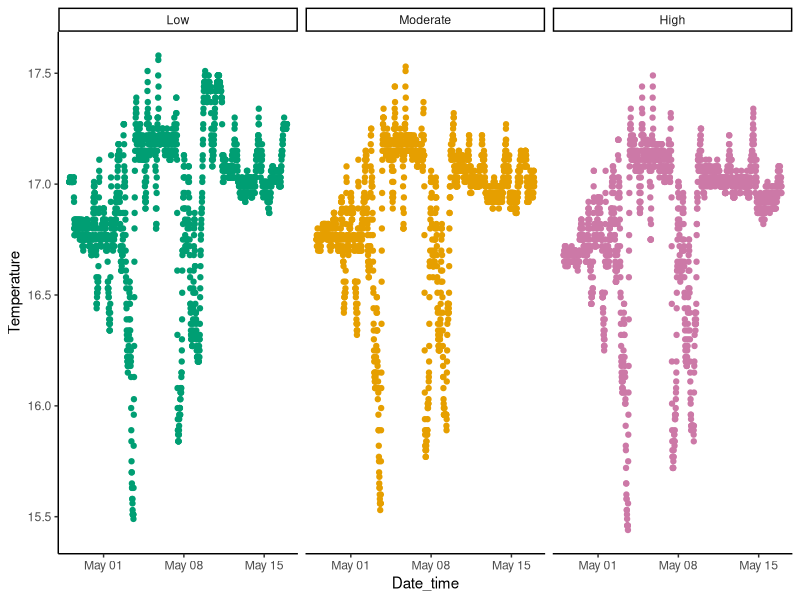
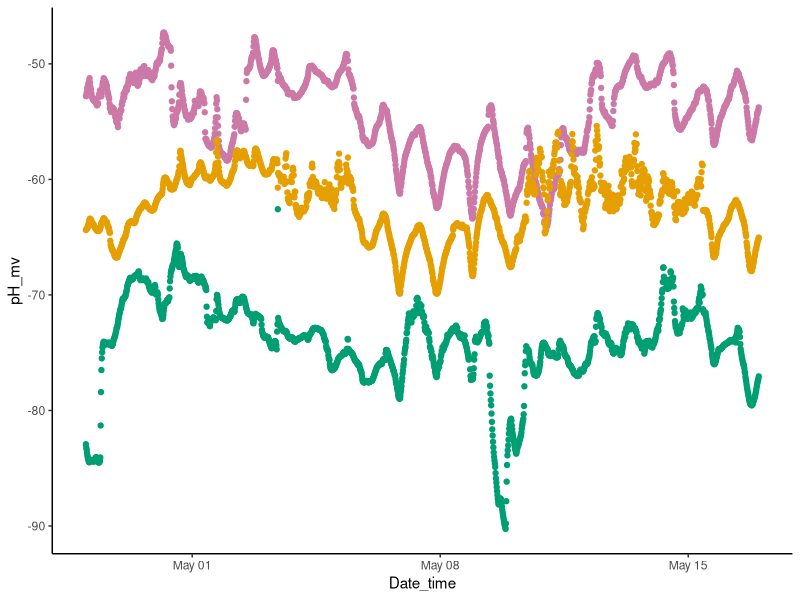
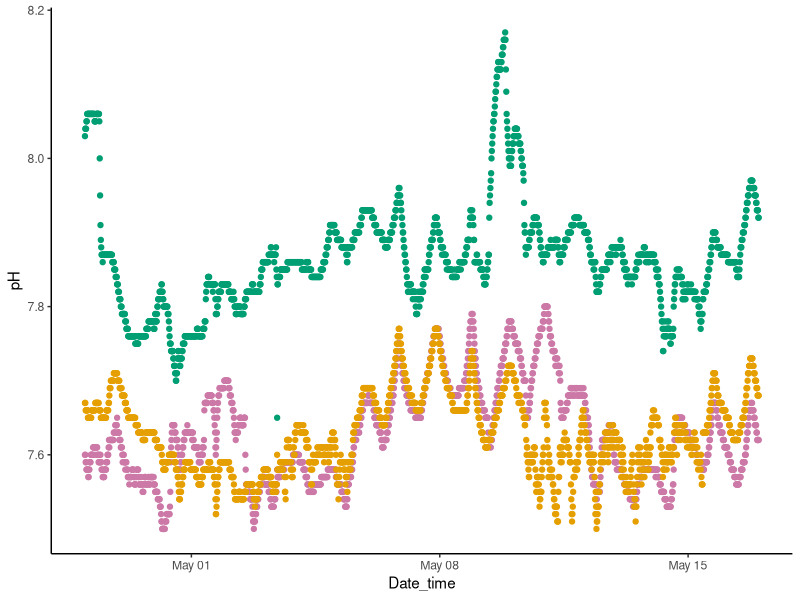
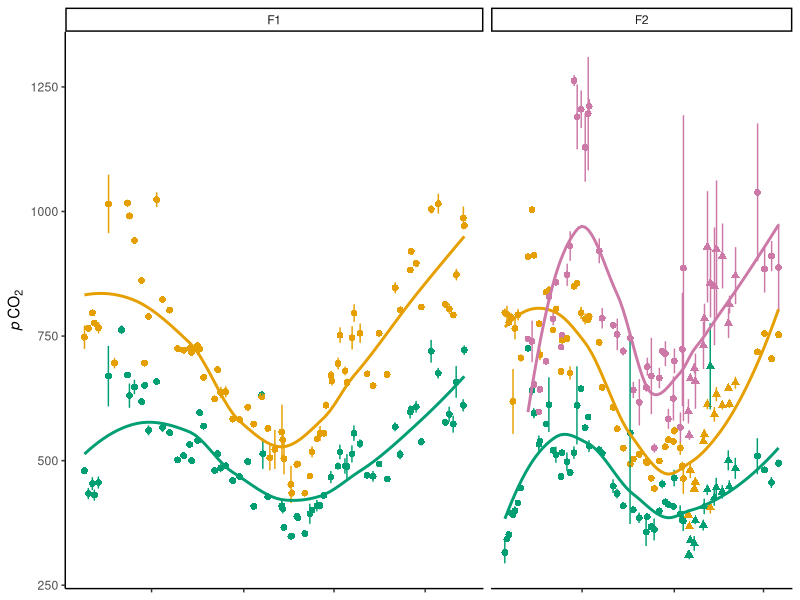
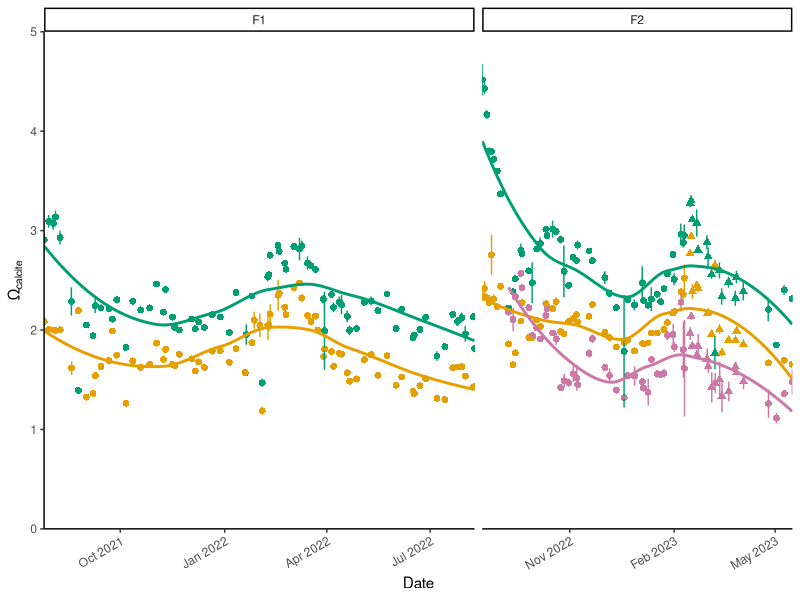

Reproduce these figures in R, in order. (Note: this script raises an error after producing the figures.)
## ---- chunk 1
library(dplyr)
library(lubridate)
library(ggplot2)
library(forcats)
library(ggpubr)
## ---- chunk 2

pH7_HOBOraw  <- read.csv("../Data/Seawater_chemistry/HOBO_sensors/raw_googledrive/pH_7.csv", head = T) %>% 
  dplyr::mutate(pCO2_treatment = 'High') %>% # call pCO2 treatment
  dplyr::mutate(Date = mdy(sub(' .*','', Date_time))) %>% # parse all string before the space as Date 
  dplyr::mutate(Date_time = mdy_hm(Date_time)) %>% 
  dplyr::select(!X.) # remove the column we do not need

pH75_HOBOraw <- read.csv("../Data/Seawater_chemistry/HOBO_sensors/raw_googledrive/pH_75.csv", head = T) %>% 
  dplyr::mutate(pCO2_treatment = 'Moderate') %>% # call pCO2 treatment
  dplyr::mutate(Date = mdy(sub(' .*','', Date_time))) %>% # parse all string before the space as Date 
  dplyr::mutate(Date_time = mdy_hms(Date_time)) %>% 
  dplyr::select(!X.) # remove the column we do not need

pH8_HOBOraw  <- read.csv("../Data/Seawater_chemistry/HOBO_sensors/raw_googledrive/pH_8.csv", head = T) %>% 
  dplyr::mutate(pCO2_treatment = 'Low') %>% # call pCO2 treatment
  dplyr::mutate(Date = mdy(sub(' .*','', Date_time))) %>% # parse all string before the space as Date 
  dplyr::mutate(Date_time = mdy_hms(Date_time)) %>% 
  dplyr::select(!X.) # remove the column we do not need

HOBO_all <- rbind(pH7_HOBOraw,pH75_HOBOraw,pH8_HOBOraw) %>% 
  dplyr::filter(Date > '2023-04-27' & Date < '2023-05-17')
tail(HOBO_all)

## ---- chunk 3
# F1 carbonate chemistry
F1_CarbChem <- read.csv("../Data/Seawater_chemistry/CarbChem/raw/F1_CarbChem_raw.csv", head = T) %>% 
    dplyr::mutate(Gen = "F1") %>% 
    dplyr::mutate(Date = mdy(Date)) %>% # parse all string before the space as Date 
    dplyr::mutate(pCO2_treatment = case_when(
                                        as.numeric(Treatment) %% 7 == 0 ~ "High",
                                        as.numeric(Treatment) %% 7.5 == 0 ~ "Moderate",
                                        as.numeric(Treatment) %% 8 == 0 ~ "Low")) %>% 
    dplyr::mutate(pCO2_treatment = fct_relevel(pCO2_treatment, c('Low', 'Moderate', 'High'))) %>% 
    dplyr::mutate(DIC_TA_factor = 'DIC+pH') %>% # all carb chem completed with DIC and pH for F1s (DIC did not break!)
    dplyr::mutate(Type = fct_relevel(Type, c('Larvae', 'Juveniles', 'Adults'))) %>% 
    dplyr::filter(Date < '2022-08-16')
# F2 carbonate chemistry
F2_CarbChem <- read.csv("../Data/Seawater_chemistry/CarbChem/raw/F2_CarbChem_raw.csv", head = T) %>% 
    dplyr::mutate(Gen = "F2") %>% 
    dplyr::mutate(Date = mdy(Date)) %>% # parse all string before the space as Date 
    dplyr::mutate(pCO2_treatment = case_when(
                                        Treatment %% 7 == 0 ~ "High",
                                        Treatment %% 7.5 == 0 ~ "Moderate",
                                        Treatment %% 8.0 == 0 ~ "Low")) %>% 
    dplyr::mutate(pCO2_treatment = fct_relevel(pCO2_treatment, c('Low', 'Moderate', 'High'))) %>% 
    dplyr::mutate(Type = fct_relevel(Type, c('Spat', 'Juveniles', 'Adults'))) %>% 
    dplyr::mutate(DIC_TA_factor = case_when(is.na(pCO2_out_matm) ~ 
                                  'TA+pH', # triangle means the carb chem completed with TA + pH
                                  TRUE ~ 'DIC+pH')) %>%  # circle means carb chemleted with DIC + pH
    dplyr::filter(Date < '2023-05-17')
## ---- chunk 4

HOBO_all %>% 
  dplyr::mutate(pCO2_treatment = fct_relevel(pCO2_treatment, c('Low', 'Moderate', 'High'))) %>% 
  ggplot(aes(Date_time, 
             Temperature, 
             color = pCO2_treatment)) + 
    geom_point() + 
    scale_color_manual(values = c("#009E73","#E69F00", "#CC79A7")) +
    theme_classic() +
    theme(legend.position = "none") +
    facet_wrap(~pCO2_treatment)


HOBO_all %>% 
  dplyr::mutate(pCO2_treatment = fct_relevel(pCO2_treatment, c('Low', 'Moderate', 'High'))) %>% 
  ggplot(aes(Date_time, 
             pH_mv, 
             color = pCO2_treatment)) + 
    geom_point() + 
    scale_color_manual(values = c("#009E73","#E69F00", "#CC79A7")) +
    theme_classic() +
    theme(legend.position = "none") # +
    # facet_wrap(~pCO2_treatment)


HOBO_all %>% 
  dplyr::mutate(pCO2_treatment = fct_relevel(pCO2_treatment, c('Low', 'Moderate', 'High'))) %>% 
  ggplot(aes(Date_time, 
             pH, 
             color = pCO2_treatment)) + 
    geom_point() + 
    scale_color_manual(values = c("#009E73","#E69F00", "#CC79A7")) +
    theme_classic() +
    theme(legend.position = "none") #+
  # facet_wrap(~pCO2_treatment)
## ---- chunk 5

# pCO2 ::::::::::::::::::::::::::::::::::::::::::::::::::::::::::::
F1_pCO2 <- F1_CarbChem %>% 
  dplyr::select(c('Date','pCO2_treatment','Gen', 'Type', 'DIC_TA_factor', 'pCO2_out_matm'))
F2_pCO2 <- F2_CarbChem %>% 
  dplyr::mutate(pCO2_out_matm =  # case when DIC pH calc pCO2 is na, merge with the TA + pH pCO2 values!
                case_when(is.na(pCO2_out_matm) ~ 
                          pCO2_matm_TApH,
                          TRUE ~ pCO2_out_matm)) %>% 
  dplyr::select(c('Date','pCO2_treatment','Gen', 'Type', 'DIC_TA_factor', 'pCO2_out_matm'))
# merge together
pCO2_ALL <- rbind(F1_pCO2,F2_pCO2) %>% 
      dplyr::mutate(Type = fct_relevel(Type, c('Larvae', 'Spat', 'Juveniles', 'Adults'))) 
# levels(pCO2_ALL$Type)

#plot it 
CarbChem_pCO2_ALL <- pCO2_ALL %>% 
  # means and NAs omitted
  na.omit() %>%  
  group_by(Date, pCO2_treatment,Type, Gen, DIC_TA_factor) %>% # group by columns for treatment
  dplyr::summarise( # summarise to aquire the mean and SE for plotting
    pCO2_mean = mean(pCO2_out_matm), # mean
    pCO2_sd = sd(pCO2_out_matm), # sd
    n = n(), # count
    pCO2_se = pCO2_sd / sqrt(n)) %>% # SE
  # omit some error data 
  
    dplyr::filter(!(Gen %in% 'F1' & 
                    pCO2_treatment %in% c('Low', 'Moderate', 'High') & 
                    pCO2_mean > 1200)) %>% # 
    dplyr::filter(!(Gen %in% 'F1' & 
                    Type %in% 'Adults' & 
                    pCO2_treatment %in% 'Low' & 
                    Date < '2022-04-01' &
                    pCO2_mean > 650)) %>% # 
  
    dplyr::filter(!(Gen %in% 'F2' & 
                    pCO2_treatment %in% 'Moderate' & 
                    pCO2_mean < 300)) %>%  # ommit one data point
    dplyr::filter(!(Gen %in% 'F2' & 
                    Type %in% 'Spat' & 
                    pCO2_treatment %in% 'High')) %>% # typo? one timepoint of pH 7?
     dplyr::filter(!(Gen %in% 'F1' & 
                    Type %in% c('Juveniles', 'Adults') & 
                    pCO2_treatment %in% 'High')) %>% #

  # plot it
  ggplot(aes(Date, 
             pCO2_mean, 
             color = as.factor(pCO2_treatment))) + 
    geom_point(aes(shape=DIC_TA_factor), size = 2) +
    geom_errorbar(aes(ymin=(pCO2_mean)-(pCO2_se), 
                  ymax=(pCO2_mean)+(pCO2_se)), 
                  width=.2,position=position_dodge(.4)) +
    geom_smooth(se=F) + # no CI grey
    scale_shape_manual(values=c(16, 17)) + # filled circle, filled triangle, and X 
    scale_color_manual(values = c("#009E73","#E69F00", "#CC79A7")) +
    scale_x_date(date_breaks = "3 months", date_labels =  "%b %Y") +    
    theme_classic() +
    ylab(expression(italic("p")~"CO"[2])) +
    theme(legend.position = 'none',axis.title.x = element_blank(),axis.text.x=element_blank()) +
    #facet_grid(.~Gen+Type, scales = "free_x",space="free")
    facet_grid(.~Gen, scales = "free_x",space="free")
CarbChem_pCO2_ALL # view

## ---- chunk 6
library(ggtext)
# pCO2 :::::::::::::::::::::::::::::::::::::::::::::::::::::::::::
F1_Wca <- F1_CarbChem %>% 
  dplyr::select(c('Date','pCO2_treatment','Gen', 'Type', 'DIC_TA_factor', 'Wca_out'))
F2_Wca <- F2_CarbChem %>% 
  dplyr::mutate(Wca_out =  # case when DIC pH calc pCO2 is na, merge with the TA + pH pCO2 values!
                case_when(is.na(Wca_out) ~ 
                          WCa_TApH,
                          TRUE ~ Wca_out)) %>% 
  dplyr::select(c('Date','pCO2_treatment','Gen', 'Type', 'DIC_TA_factor', 'Wca_out'))
# merge together
WCa_ALL <- rbind(F1_Wca,F2_Wca) %>% 
      dplyr::mutate(Type = fct_relevel(Type, c('Larvae', 'Spat', 'Juveniles', 'Adults'))) 


CarbChem_WCa_ALL <- WCa_ALL %>% 
  # means and NAs omitted
  dplyr::select(c('Date','pCO2_treatment','Gen', 'Type','DIC_TA_factor', 'Wca_out')) %>% 
  na.omit() %>%  
  group_by(Date, pCO2_treatment, Gen, Type, DIC_TA_factor) %>% # group by columns for treatment
  dplyr::summarise( # summarise to aquire the mean and SE for plotting
    WCa_mean = mean(Wca_out), # mean
    WCa_sd = sd(Wca_out), # sd
    n = n(), # count
    WCa_se = WCa_sd / sqrt(n)) %>% # SE
  # omit some error data 
    dplyr::filter(!(pCO2_treatment %in% 'Moderate' &
                    WCa_mean < 0.75)) %>%  # ommit one data point
    dplyr::filter(!(Type %in% 'Spat' & 
                      pCO2_treatment %in% 'High')) %>%  # typo? one timepoint of pH 7?
    dplyr::filter(!(Gen %in% 'F1' & 
                    Type %in% c('Larvae','Juveniles', 'Adults') & 
                    pCO2_treatment %in% 'High')) %>% #
    dplyr::filter(!(Gen %in% 'F2' & 
                    pCO2_treatment %in% 'Moderate' & 
                      WCa_mean < 1.5)) %>% # typo? one timepoint of pH 7?
  ggplot(aes(Date, 
             WCa_mean, 
             color = as.factor(pCO2_treatment))) + 
    geom_point(aes(shape=DIC_TA_factor), size = 2) +
    geom_errorbar(aes(ymin=(WCa_mean)-(WCa_se), 
                  ymax=(WCa_mean)+(WCa_se)), 
                  width=.2,position=position_dodge(.4)) +    
    geom_smooth(se=F) + # no CI grey
    scale_shape_manual(values=c(16, 17)) + # filled circle, filled triangle, and X 
    scale_color_manual(values = c("#009E73","#E69F00", "#CC79A7")) +
    scale_x_date(date_breaks = "3 months", date_labels =  "%b %Y") +   
    coord_cartesian(ylim = c(0,5), expand = FALSE) +
    theme_classic() +
    ylab(expression("Ω"["calcite"])) +
    theme(legend.position = "none",axis.text.x = element_text(angle = 30,  hjust=1))  +
    facet_grid(.~Gen, scales = "free_x",space="free")
CarbChem_WCa_ALL

pdf(paste0("C:/Users/samjg/Documents/Github_repositories/Airradians_CellularMolecular_OA/RAnalysis/Output/SeawaterChemistry/CarbChem_pCO2_WCa.pdf"), height = 2, width = 6)
# ggarrange(CarbChem_pCO2_ALL,CarbChem_WCa_ALL, nrow = 2)
ggarrange(y,x,ncol=2,widths = c(2, 0.75))
dev.off()

x <- ggarrange(pCO2_Experiment.violin, WCa_Experiment.violin, nrow = 2,common.legend = FALSE)

y <- ggarrange(CarbChem_pCO2_ALL,CarbChem_WCa_ALL, nrow = 2)

ggarrange(y,x,ncol=2,widths = c(2, 0.75))
## ---- chunk 7
library('patchwork')

pCO2_Experiment.violin <- pCO2_ALL %>% 
  dplyr::filter(Date > '2023-04-30') %>% 
  ggviolin(x = "pCO2_treatment", 
           y = "pCO2_out_matm",
           fill = 'pCO2_treatment',
           size = c(.2),
           font.label =list(size = 5),
           palette = c("#009E73","#E69F00", "#CC79A7"),
    add =  c("jitter", "mean_sd"), add.params = list(fill = "white")) +
    ylab(expression(italic("p")~"CO"[2])) +
    coord_cartesian(ylim = c(250,1300), expand = FALSE) +
    theme(legend.position = 'none',
          axis.text.y = element_text(size =8),
          axis.title.x = element_blank(),axis.text.x=element_blank()) 

WCa_Experiment.violin <- WCa_ALL %>% 
  dplyr::filter(Date > '2023-04-30') %>% 
  ggviolin(x = "pCO2_treatment", 
           y = "Wca_out",
           fill = 'pCO2_treatment',
           size = c(.2),
           font.label =list(size = 1, face = "bold"),
           palette = c("#009E73","#E69F00", "#CC79A7"),
    add =  c("jitter", "mean_sd"), add.params = list(fill = "white")) + 
    ylab(expression("Ω"["calcite"])) +
    coord_cartesian(ylim = c(0,5), expand = FALSE) +
    theme(legend.position = 'none', 
          axis.text.y = element_text(size =10),
          axis.text.x = element_text(size = 10, angle = 30)) 

pdf(paste0("C:/Users/samjg/Documents/Github_repositories/Airradians_CellularMolecular_OA/RAnalysis/Output/SeawaterChemistry/CarbChem_FullRecipChallenge.pdf"), height = 4, width = 2)
ggarrange(pCO2_Experiment.violin, WCa_Experiment.violin, nrow = 2,common.legend = FALSE)
dev.off()



timeseriesplots <- (CarbChem_pCO2_ALL / CarbChem_WCa_ALL)
violinplots     <- (pCO2_Experiment.violin /WCa_Experiment.violin)

pdf(paste0("C:/Users/samjg/Documents/Github_repositories/Airradians_CellularMolecular_OA/RAnalysis/Output/SeawaterChemistry/CarbChem_Figure1.pdf"), height = 5, width = 10)
ggarrange(ggarrange(timeseriesplots, labels = "a", align = "h"), 
          ggarrange(violinplots, labels = "b", align = "h"), 
            ncol = 2, 
            widths = c(5, 2)) 
dev.off()

